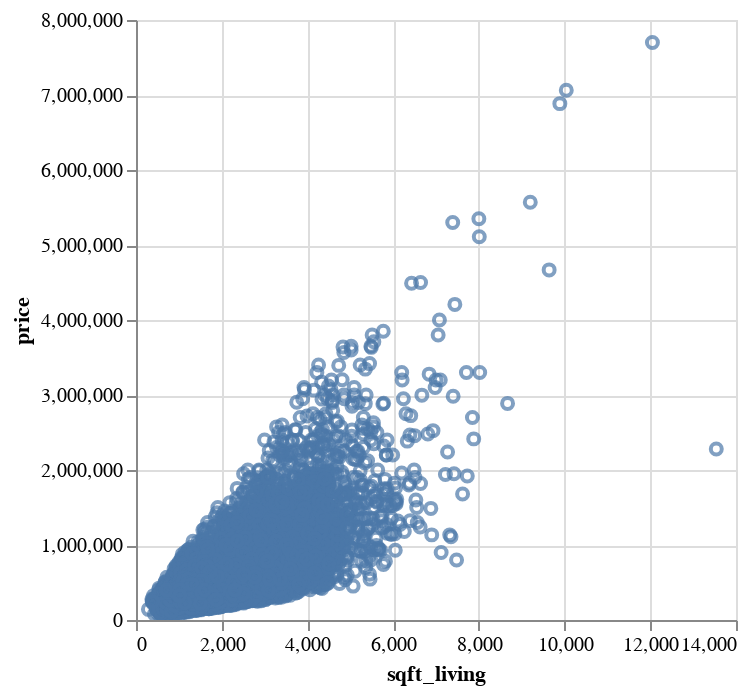

Notebook code cell kept with this figure:
### Code cell
alt.data_transformers.enable("vegafusion")

(raw
 #.plot.scatter('sqft_living', 'price', alpha=0.1)
 .plot.scatter('sqft_living', 'price')
)

### Figure 1 — Vega specification as saved in the notebook (floating-point values rounded to 4 significant figures; data arrays with more than 128 entries replaced by an {"elided": "..."} marker saying what was removed)
{"$schema": "https://vega.github.io/schema/vega/v5.json", "data": [{"name": "param_1_store"}, {"name": "source_0", "values": {"elided": "21613 records"}}, {"name": "source_0_x_domain_sqft_living", "values": [{"min": 290, "max": 13540}]}, {"name": "source_0_y_domain_price", "values": [{"min": 75000.0, "max": 7700000.0}]}], "signals": [{"name": "unit", "value": {}, "on": [{"events": "pointermove", "update": "isTuple(group()) ? group() : unit"}]}, {"name": "param_1", "update": "vlSelectionResolve(\"param_1_store\", \"union\")"}, {"name": "param_1_sqft_living", "on": [{"events": [{"source": "view", "type": "dblclick"}], "update": "null"}, {"events": {"signal": "param_1_translate_delta"}, "update": "panLinear(param_1_translate_anchor.extent_x, -param_1_translate_delta.x / width)"}, {"events": {"signal": "param_1_zoom_delta"}, "update": "zoomLinear(domain(\"x\"), param_1_zoom_anchor.x, param_1_zoom_delta)"}]}, {"name": "param_1_price", "on": [{"events": [{"source": "view", "type": "dblclick"}], "update": "null"}, {"events": {"signal": "param_1_translate_delta"}, "update": "panLinear(param_1_translate_anchor.extent_y, param_1_translate_delta.y / height)"}, {"events": {"signal": "param_1_zoom_delta"}, "update": "zoomLinear(domain(\"y\"), param_1_zoom_anchor.y, param_1_zoom_delta)"}]}, {"name": "param_1_tuple", "on": [{"events": [{"signal": "param_1_sqft_living || param_1_price"}], "update": "param_1_sqft_living && param_1_price ? {unit: \"\", fields: param_1_tuple_fields, values: [param_1_sqft_living,param_1_price]} : null"}]}, {"name": "param_1_tuple_fields", "value": [{"field": "sqft_living", "channel": "x", "type": "R"}, {"field": "price", "channel": "y", "type": "R"}]}, {"name": "param_1_translate_anchor", "value": {}, "on": [{"events": [{"source": "scope", "type": "pointerdown"}], "update": "{x: x(unit), y: y(unit), extent_x: domain(\"x\"), extent_y: domain(\"y\")}"}]}, {"name": "param_1_translate_delta", "value": {}, "on": [{"events": [{"source": "window", "between": [{"source": "scope", "type": "pointerdown"}, {"source": "window", "type": "pointerup"}], "type": "pointermove", "consume": true}], "update": "{x: param_1_translate_anchor.x - x(unit), y: param_1_translate_anchor.y - y(unit)}"}]}, {"name": "param_1_zoom_anchor", "on": [{"events": [{"source": "scope", "type": "wheel", "consume": true}], "update": "{x: invert(\"x\", x(unit)), y: invert(\"y\", y(unit))}"}]}, {"name": "param_1_zoom_delta", "on": [{"events": [{"source": "scope", "consume": true, "type": "wheel"}], "update": "pow(1.001, event.deltaY * pow(16, event.deltaMode))", "force": true}]}, {"name": "param_1_modify", "on": [{"events": {"signal": "param_1_tuple"}, "update": "modify(\"param_1_store\", param_1_tuple, true)"}]}], "marks": [{"type": "symbol", "name": "marks", "from": {"data": "source_0"}, "encode": {"update": {"tooltip": {"signal": "{\"sqft_living\": format(datum[\"sqft_living\"], \"\"), \"price\": format(datum[\"price\"], \"\")}"}, "fill": {"value": "transparent"}, "opacity": {"value": 0.7}, "x": {"field": "sqft_living", "scale": "x"}, "y": {"field": "price", "scale": "y"}, "stroke": {"value": "#4c78a8"}}}, "interactive": true, "style": ["point"], "clip": true}], "scales": [{"name": "x", "type": "linear", "domain": [{"signal": "(data(\"source_0_x_domain_sqft_living\")[0] || {}).min"}, {"signal": "(data(\"source_0_x_domain_sqft_living\")[0] || {}).max"}], "range": [0, {"signal": "width"}], "zero": true, "domainRaw": {"signal": "param_1[\"sqft_living\"]"}, "nice": true}, {"name": "y", "type": "linear", "domain": [{"signal": "(data(\"source_0_y_domain_price\")[0] || {}).min"}, {"signal": "(data(\"source_0_y_domain_price\")[0] || {}).max"}], "range": [{"signal": "height"}, 0], "zero": true, "nice": true, "domainRaw": {"signal": "param_1[\"price\"]"}}], "axes": [{"scale": "x", "grid": true, "labels": false, "tickCount": {"signal": "ceil(width/40)"}, "gridScale": "y", "domain": false, "maxExtent": 0, "minExtent": 0, "aria": false, "orient": "bottom", "ticks": false, "zindex": 0}, {"scale": "y", "gridScale": "x", "zindex": 0, "orient": "left", "ticks": false, "domain": false, "maxExtent": 0, "grid": true, "labels": false, "minExtent": 0, "tickCount": {"signal": "ceil(height/40)"}, "aria": false}, {"scale": "x", "labelOverlap": true, "grid": false, "labelFlush": true, "title": "sqft_living", "tickCount": {"signal": "ceil(width/40)"}, "zindex": 0, "orient": "bottom"}, {"scale": "y", "labelOverlap": true, "zindex": 0, "orient": "left", "grid": false, "title": "price", "tickCount": {"signal": "ceil(height/40)"}}], "padding": 5, "width": 300, "background": "white", "height": 300, "style": "cell"}
